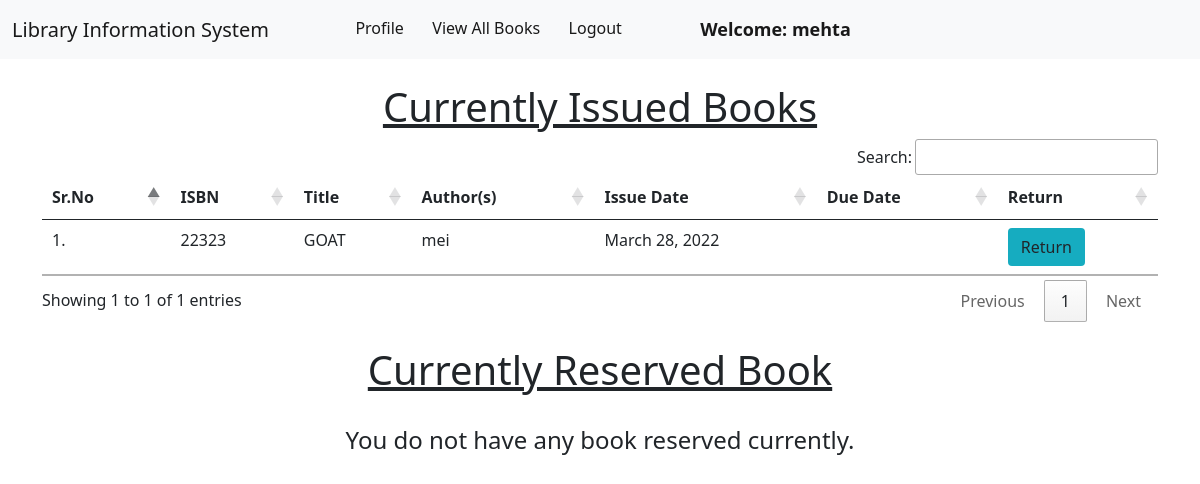
/member/view_issued_books/ (signed in), run on an earlier commit of the app's database.
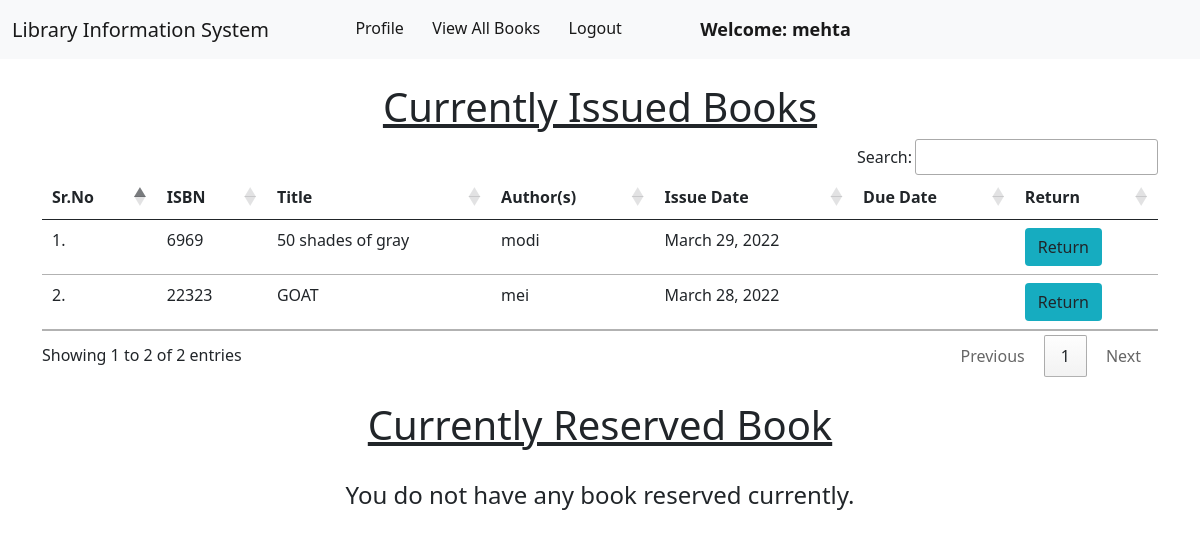
And on a later commit of the database.
### book/models.py (models this page shows, shortened)
class Book(models.Model):
    title = models.CharField(max_length=200)
    author = models.CharField(max_length=200)
    isbn = models.CharField(max_length= 15)
    rack_number = models.CharField(max_length= 10)
    issue_date = models.DateField(null= True)
    date_added = models.DateField(null=True)
    return_requested = models.BooleanField(default=False)
    issue_member = models.ForeignKey("member.Member", on_delete = models.SET_NULL, null = True)

### member/views.py (the view)
# urls.py: path("view_issued_books/", views.view_current_issues, name="view_current_issues"),
@login_required(login_url = '/member/login')
def view_current_issues(request):
    issued_books = request.user.member.book_set.all()
    reserved_book = request.user.member.reserved_book
    reserve_time = request.user.member.reserve_datetime
    try:
        active_member = reserved_book.member_set.all().order_by('reserve_datetime').first()
    except(Exception):
        active_member = None
    if (active_member and active_member.user.username == request.user.username):
        reservation_status = "Active"
    else:
        reservation_status ="Pending"
    return render(request, "member/view_issued_books.html", {'issued_books':issued_books, 'reserved_book': reserved_book, 'reserve_time': reserve_time, 'reservation_status': reservation_status})

### member/templates/member/view_issued_books.html (shortened to what this page needs)
{% extends 'member/member_navbar.html' %}
{% load static %}
{% block body %}
{% if issued_books|length > 0 %}
    <div class="container mt-4">
        <h1 class="text-center"><u>Currently Issued Books</u></h1>
        <table class="table table-hover" id="example">
            <thead>
                <tr>
                    <th>Sr.No</th>
                    <th>ISBN</th>
                    <th>Title</th>
                    <th>Author(s)</th>
                    <th>Issue Date</th>
                    <th>Due Date</th>
                    <th>Return</th>
                </tr>
            </thead>
            <tbody>
                {% for book in issued_books %}
                <tr>
                    <td>{{forloop.counter}}.</td>
                    <td>{{book.isbn}}</td>
                    <td>{{book.title}}</td>
                    <td>{{book.author}}</td>
                    <td>{{book.issue_date}}</td>
                    <td>{{book.due_date}}</td>
                    <td><a href="/member/return_book/{{book.id}}/" class="btn btn-return" onclick="return confirm('Are you sure you want to Return this book?')">Return</a></td>
                </tr>
                {% endfor %}
            </tbody>
        </table>
    </div>
{% else %}
    <div class="container mt-4">
        <h1 class="text-center"><u>Currently Issued Books</u></h1>
        <br>
        <h4 class="text-center">You do not have any books issued currently.</h4>
    </div>
{% endif%}
{% if reserved_book != None %}
    <div class="container mt-4">
        <h1 class="text-center"><u>Currently Reserved Book</u></h1>
        <table class="table table-hover" id="example">
            <thead>
                <tr>
                    <th>Sr.No</th>
                    <th>ISBN</th>
                    <th>Title</th>
                    <th>Author(s)</th>
                    <th>Reserve Date and Time</th>
                    <th>Reservation Status</th>
                    <th>Cancel Reservation</th>
                </tr>
            </thead>
            <tbody>
                <tr>
                    <td>{{1}}.</td>
                    <td>{{reserved_book.isbn}}</td>
                    <td>{{reserved_book.title}}</td>
                    <td>{{reserved_book.author}}</td>
                    <td>{{reserve_time}}</td>
                    <td>{{reservation_status}}</td>
                    <td><a href="/member/" class="btn btn-cancel" onclick="return confirm('Are you sure you want to Cancel the reservation of this book?')">Cancel</a></td>
                </tr>
            </tbody>
        </table>
    </div>
{% else %}
    <div class="container mt-4">
        <h1 class="text-center"><u>Currently Reserved Book</u></h1>
        <br>
        <h4 class="text-center">You do not have any book reserved currently.</h4>
    </div>
{% endif %}
{% endblock %}

What changed in the data, as far as the page shows it:
now on this page (row edited): Book: isbn "6969", title "50 shades of gray", author "modi", issue_date "March 29, 2022"
Also different on the page:
text written by a page script: "Search: Showing 1 to 1 of 1 entries Previous 1 Next" → "Search: Showing 1 to 2 of 2 entries Previous 1 Next"
